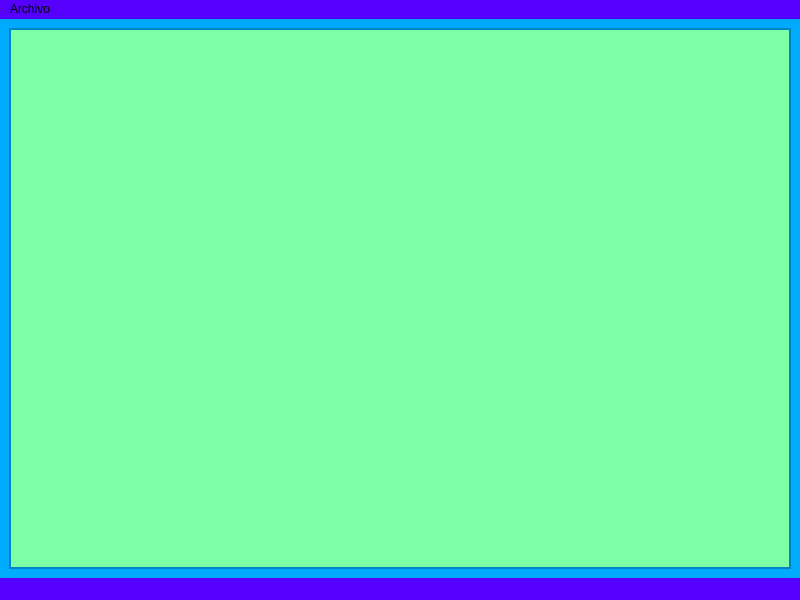
<?xml version="1.0" encoding="UTF-8"?>
<ui version="4.0">
 <class>MainWindow</class>
 <widget class="QMainWindow" name="MainWindow">
  <property name="geometry">
   <rect>
    <x>0</x>
    <y>0</y>
    <width>800</width>
    <height>600</height>
   </rect>
  </property>
  <property name="minimumSize">
   <size>
    <width>800</width>
    <height>600</height>
   </size>
  </property>
  <property name="maximumSize">
   <size>
    <width>800</width>
    <height>600</height>
   </size>
  </property>
  <property name="windowTitle">
   <string>Proyecto Dulceria</string>
  </property>
  <property name="styleSheet">
   <string notr="true">font: 63 9pt &quot;Segoe UI Variable Display Semib&quot;;
background-color: rgb(85, 0, 255);</string>
  </property>
  <widget class="QWidget" name="centralwidget">
   <property name="styleSheet">
    <string notr="true">background-color: rgb(0, 170, 255);</string>
   </property>
   <layout class="QGridLayout" name="gridLayout">
    <item row="0" column="0">
     <widget class="QFrame" name="frame">
      <property name="frameShape">
       <enum>QFrame::StyledPanel</enum>
      </property>
      <property name="frameShadow">
       <enum>QFrame::Raised</enum>
      </property>
      <layout class="QVBoxLayout" name="verticalLayout" stretch="0">
       <property name="spacing">
        <number>0</number>
       </property>
       <property name="leftMargin">
        <number>0</number>
       </property>
       <property name="topMargin">
        <number>0</number>
       </property>
       <property name="rightMargin">
        <number>0</number>
       </property>
       <property name="bottomMargin">
        <number>0</number>
       </property>
       <item>
        <widget class="QFrame" name="frame_3">
         <property name="frameShape">
          <enum>QFrame::StyledPanel</enum>
         </property>
         <property name="frameShadow">
          <enum>QFrame::Raised</enum>
         </property>
         <layout class="QGridLayout" name="gridLayout_2">
          <property name="leftMargin">
           <number>0</number>
          </property>
          <property name="topMargin">
           <number>0</number>
          </property>
          <property name="rightMargin">
           <number>0</number>
          </property>
          <property name="bottomMargin">
           <number>0</number>
          </property>
          <property name="spacing">
           <number>0</number>
          </property>
          <item row="0" column="0">
           <widget class="QStackedWidget" name="stackedWidget">
            <property name="styleSheet">
             <string notr="true">background-color: rgb(197, 233, 255);</string>
            </property>
            <property name="currentIndex">
             <number>1</number>
            </property>
            <widget class="QWidget" name="page">
             <layout class="QGridLayout" name="gridLayout_13">
              <item row="0" column="0">
               <widget class="QFrame" name="frame_11">
                <property name="frameShape">
                 <enum>QFrame::StyledPanel</enum>
                </property>
                <property name="frameShadow">
                 <enum>QFrame::Raised</enum>
                </property>
                <layout class="QVBoxLayout" name="verticalLayout_4">
                 <property name="spacing">
                  <number>0</number>
                 </property>
                 <property name="leftMargin">
                  <number>0</number>
                 </property>
                 <property name="topMargin">
                  <number>0</number>
                 </property>
                 <property name="rightMargin">
                  <number>0</number>
                 </property>
                 <property name="bottomMargin">
                  <number>0</number>
                 </property>
                 <item>
                  <widget class="QFrame" name="frame_12">
                   <property name="frameShape">
                    <enum>QFrame::StyledPanel</enum>
                   </property>
                   <property name="frameShadow">
                    <enum>QFrame::Raised</enum>
                   </property>
                   <layout class="QGridLayout" name="gridLayout_14">
                    <item row="0" column="0">
                     <widget class="QLabel" name="label_10">
                      <property name="font">
                       <font>
                        <family>Segoe UI Variable Display Semib</family>
                        <pointsize>9</pointsize>
                        <weight>7</weight>
                        <italic>false</italic>
                        <bold>false</bold>
                       </font>
                      </property>
                      <property name="text">
                       <string>INICIO DE SESION</string>
                      </property>
                      <property name="alignment">
                       <set>Qt::AlignCenter</set>
                      </property>
                     </widget>
                    </item>
                   </layout>
                  </widget>
                 </item>
                 <item>
                  <widget class="QFrame" name="frame_15">
                   <property name="frameShape">
                    <enum>QFrame::StyledPanel</enum>
                   </property>
                   <property name="frameShadow">
                    <enum>QFrame::Raised</enum>
                   </property>
                   <widget class="QLabel" name="label_11">
                    <property name="geometry">
                     <rect>
                      <x>130</x>
                      <y>50</y>
                      <width>55</width>
                      <height>16</height>
                     </rect>
                    </property>
                    <property name="text">
                     <string>Usuario:</string>
                    </property>
                   </widget>
                   <widget class="QLineEdit" name="txtU">
                    <property name="geometry">
                     <rect>
                      <x>260</x>
                      <y>50</y>
                      <width>221</width>
                      <height>22</height>
                     </rect>
                    </property>
                    <property name="styleSheet">
                     <string notr="true">background-color: rgb(255, 255, 255);</string>
                    </property>
                   </widget>
                  </widget>
                 </item>
                 <item>
                  <widget class="QFrame" name="frame_13">
                   <property name="frameShape">
                    <enum>QFrame::StyledPanel</enum>
                   </property>
                   <property name="frameShadow">
                    <enum>QFrame::Raised</enum>
                   </property>
                   <widget class="QLabel" name="label_12">
                    <property name="geometry">
                     <rect>
                      <x>110</x>
                      <y>60</y>
                      <width>91</width>
                      <height>16</height>
                     </rect>
                    </property>
                    <property name="text">
                     <string>Contraseña:</string>
                    </property>
                   </widget>
                   <widget class="QLineEdit" name="txtC">
                    <property name="geometry">
                     <rect>
                      <x>260</x>
                      <y>60</y>
                      <width>221</width>
                      <height>22</height>
                     </rect>
                    </property>
                    <property name="styleSheet">
                     <string notr="true">background-color: rgb(255, 255, 255);</string>
                    </property>
                   </widget>
                  </widget>
                 </item>
                 <item>
                  <widget class="QFrame" name="frame_14">
                   <property name="frameShape">
                    <enum>QFrame::StyledPanel</enum>
                   </property>
                   <property name="frameShadow">
                    <enum>QFrame::Raised</enum>
                   </property>
                   <layout class="QGridLayout" name="gridLayout_15">
                    <item row="0" column="0">
                     <widget class="QPushButton" name="btnIngresar">
                      <property name="styleSheet">
                       <string notr="true">background-color: rgb(195, 135, 255);</string>
                      </property>
                      <property name="text">
                       <string>Ingresar</string>
                      </property>
                     </widget>
                    </item>
                    <item row="0" column="1">
                     <widget class="QPushButton" name="btnSalirlogin">
                      <property name="styleSheet">
                       <string notr="true">background-color: rgb(195, 135, 255);</string>
                      </property>
                      <property name="text">
                       <string>Salir</string>
                      </property>
                     </widget>
                    </item>
                   </layout>
                  </widget>
                 </item>
                </layout>
               </widget>
              </item>
             </layout>
            </widget>
            <widget class="QWidget" name="pageMenu">
             <property name="styleSheet">
              <string notr="true">background-color: rgb(125, 255, 168);</string>
             </property>
             <layout class="QGridLayout" name="gridLayout_6">
              <property name="leftMargin">
               <number>0</number>
              </property>
              <property name="topMargin">
               <number>0</number>
              </property>
              <property name="rightMargin">
               <number>0</number>
              </property>
              <property name="bottomMargin">
               <number>0</number>
              </property>
              <property name="spacing">
               <number>0</number>
              </property>
              <item row="0" column="0">
               <widget class="QLabel" name="label_9">
                <property name="text">
                 <string/>
                </property>
                <property name="pixmap">
                 <pixmap>Dulceria.jpg</pixmap>
                </property>
                <property name="scaledContents">
                 <bool>true</bool>
                </property>
               </widget>
              </item>
             </layout>
            </widget>
            <widget class="QWidget" name="pageUsuarios">
             <layout class="QGridLayout" name="gridLayout_3">
              <property name="leftMargin">
               <number>0</number>
              </property>
              <property name="topMargin">
               <number>0</number>
              </property>
              <property name="rightMargin">
               <number>0</number>
              </property>
              <property name="bottomMargin">
               <number>0</number>
              </property>
              <property name="spacing">
               <number>0</number>
              </property>
              <item row="1" column="0">
               <widget class="QFrame" name="frame_4">
                <property name="styleSheet">
                 <string notr="true">background-color: rgb(170, 255, 255);</string>
                </property>
                <property name="frameShape">
                 <enum>QFrame::StyledPanel</enum>
                </property>
                <property name="frameShadow">
                 <enum>QFrame::Raised</enum>
                </property>
                <layout class="QGridLayout" name="gridLayout_5">
                 <item row="0" column="0">
                  <widget class="QTableWidget" name="tableWidget">
                   <column>
                    <property name="text">
                     <string>ID</string>
                    </property>
                   </column>
                   <column>
                    <property name="text">
                     <string>Usuario</string>
                    </property>
                   </column>
                   <column>
                    <property name="text">
                     <string>Password</string>
                    </property>
                   </column>
                  </widget>
                 </item>
                </layout>
               </widget>
              </item>
              <item row="0" column="0">
               <widget class="QFrame" name="frame_2">
                <property name="styleSheet">
                 <string notr="true">
background-color: rgb(170, 255, 255);</string>
                </property>
                <property name="frameShape">
                 <enum>QFrame::StyledPanel</enum>
                </property>
                <property name="frameShadow">
                 <enum>QFrame::Raised</enum>
                </property>
                <layout class="QGridLayout" name="gridLayout_4">
                 <item row="2" column="2">
                  <widget class="QPushButton" name="btnModificar">
                   <property name="styleSheet">
                    <string notr="true">background-color: rgb(170, 255, 127);
</string>
                   </property>
                   <property name="text">
                    <string>Modificar</string>
                   </property>
                  </widget>
                 </item>
                 <item row="3" column="0">
                  <widget class="QPushButton" name="btnSeleccionar">
                   <property name="styleSheet">
                    <string notr="true">background-color: rgb(170, 255, 127);</string>
                   </property>
                   <property name="text">
                    <string>Seleccionar</string>
                   </property>
                  </widget>
                 </item>
                 <item row="0" column="0">
                  <widget class="QLabel" name="label">
                   <property name="text">
                    <string>Usuario:</string>
                   </property>
                   <property name="alignment">
                    <set>Qt::AlignCenter</set>
                   </property>
                  </widget>
                 </item>
                 <item row="1" column="1" colspan="2">
                  <widget class="QLineEdit" name="txtPassword">
                   <property name="sizePolicy">
                    <sizepolicy hsizetype="Preferred" vsizetype="Fixed">
                     <horstretch>0</horstretch>
                     <verstretch>0</verstretch>
                    </sizepolicy>
                   </property>
                  </widget>
                 </item>
                 <item row="2" column="0">
                  <widget class="QPushButton" name="btnGuardar">
                   <property name="styleSheet">
                    <string notr="true">background-color: rgb(170, 255, 127);</string>
                   </property>
                   <property name="text">
                    <string>Guardar</string>
                   </property>
                  </widget>
                 </item>
                 <item row="1" column="0">
                  <widget class="QLabel" name="label_2">
                   <property name="text">
                    <string>Password:</string>
                   </property>
                   <property name="alignment">
                    <set>Qt::AlignCenter</set>
                   </property>
                  </widget>
                 </item>
                 <item row="0" column="1" colspan="2">
                  <widget class="QLineEdit" name="txtUsuario">
                   <property name="sizePolicy">
                    <sizepolicy hsizetype="Preferred" vsizetype="Fixed">
                     <horstretch>0</horstretch>
                     <verstretch>0</verstretch>
                    </sizepolicy>
                   </property>
                  </widget>
                 </item>
                 <item row="3" column="2">
                  <widget class="QPushButton" name="btnEliminar">
                   <property name="styleSheet">
                    <string notr="true">background-color: rgb(170, 255, 127);</string>
                   </property>
                   <property name="text">
                    <string>Eliminar</string>
                   </property>
                  </widget>
                 </item>
                 <item row="2" column="1">
                  <widget class="QPushButton" name="btnPdfusuario">
                   <property name="styleSheet">
                    <string notr="true">background-color: rgb(170, 255, 127);</string>
                   </property>
                   <property name="text">
                    <string>Excel</string>
                   </property>
                  </widget>
                 </item>
                </layout>
               </widget>
              </item>
             </layout>
            </widget>
            <widget class="QWidget" name="pageClientes">
             <layout class="QGridLayout" name="gridLayout_7">
              <property name="leftMargin">
               <number>0</number>
              </property>
              <property name="topMargin">
               <number>0</number>
              </property>
              <property name="rightMargin">
               <number>0</number>
              </property>
              <property name="bottomMargin">
               <number>0</number>
              </property>
              <property name="spacing">
               <number>0</number>
              </property>
              <item row="0" column="0">
               <widget class="QFrame" name="frame_5">
                <property name="frameShape">
                 <enum>QFrame::StyledPanel</enum>
                </property>
                <property name="frameShadow">
                 <enum>QFrame::Raised</enum>
                </property>
                <layout class="QVBoxLayout" name="verticalLayout_2" stretch="3,4">
                 <property name="spacing">
                  <number>0</number>
                 </property>
                 <property name="leftMargin">
                  <number>0</number>
                 </property>
                 <property name="topMargin">
                  <number>0</number>
                 </property>
                 <property name="rightMargin">
                  <number>0</number>
                 </property>
                 <property name="bottomMargin">
                  <number>0</number>
                 </property>
                 <item>
                  <widget class="QFrame" name="frame_6">
                   <property name="styleSheet">
                    <string notr="true">background-color: rgb(255, 162, 243);</string>
                   </property>
                   <property name="frameShape">
                    <enum>QFrame::StyledPanel</enum>
                   </property>
                   <property name="frameShadow">
                    <enum>QFrame::Raised</enum>
                   </property>
                   <layout class="QGridLayout" name="gridLayout_9">
                    <item row="0" column="0">
                     <widget class="QLabel" name="label_3">
                      <property name="text">
                       <string>Nombre:</string>
                      </property>
                      <property name="alignment">
                       <set>Qt::AlignCenter</set>
                      </property>
                     </widget>
                    </item>
                    <item row="5" column="0">
                     <widget class="QPushButton" name="btnModificarclientes">
                      <property name="text">
                       <string>Modificar</string>
                      </property>
                     </widget>
                    </item>
                    <item row="1" column="0">
                     <widget class="QLabel" name="label_4">
                      <property name="text">
                       <string>Telefono:</string>
                      </property>
                      <property name="alignment">
                       <set>Qt::AlignCenter</set>
                      </property>
                     </widget>
                    </item>
                    <item row="3" column="0">
                     <widget class="QPushButton" name="btnGuardarclientes">
                      <property name="text">
                       <string>Guardar</string>
                      </property>
                     </widget>
                    </item>
                    <item row="3" column="2">
                     <widget class="QPushButton" name="btnEliminarclientes">
                      <property name="text">
                       <string>Eliminar</string>
                      </property>
                     </widget>
                    </item>
                    <item row="2" column="0">
                     <widget class="QLabel" name="label_5">
                      <property name="text">
                       <string>Direccion:</string>
                      </property>
                      <property name="alignment">
                       <set>Qt::AlignCenter</set>
                      </property>
                     </widget>
                    </item>
                    <item row="5" column="2">
                     <widget class="QPushButton" name="btnSeleccionarclientes">
                      <property name="text">
                       <string>Seleccionar</string>
                      </property>
                     </widget>
                    </item>
                    <item row="3" column="1">
                     <widget class="QPushButton" name="btnPdfcliente">
                      <property name="text">
                       <string>Excel</string>
                      </property>
                     </widget>
                    </item>
                    <item row="0" column="1" colspan="2">
                     <widget class="QLineEdit" name="txtNombre">
                      <property name="sizePolicy">
                       <sizepolicy hsizetype="Preferred" vsizetype="Fixed">
                        <horstretch>0</horstretch>
                        <verstretch>0</verstretch>
                       </sizepolicy>
                      </property>
                     </widget>
                    </item>
                    <item row="1" column="1" colspan="2">
                     <widget class="QLineEdit" name="txtTelefono">
                      <property name="sizePolicy">
                       <sizepolicy hsizetype="Preferred" vsizetype="Fixed">
                        <horstretch>0</horstretch>
                        <verstretch>0</verstretch>
                       </sizepolicy>
                      </property>
                     </widget>
                    </item>
                    <item row="2" column="1" colspan="2">
                     <widget class="QLineEdit" name="txtDireccion">
                      <property name="sizePolicy">
                       <sizepolicy hsizetype="Preferred" vsizetype="Fixed">
                        <horstretch>0</horstretch>
                        <verstretch>0</verstretch>
                       </sizepolicy>
                      </property>
                     </widget>
                    </item>
                   </layout>
                  </widget>
                 </item>
                 <item>
                  <widget class="QFrame" name="frame_7">
                   <property name="styleSheet">
                    <string notr="true">background-color: rgb(255, 162, 243);</string>
                   </property>
                   <property name="frameShape">
                    <enum>QFrame::StyledPanel</enum>
                   </property>
                   <property name="frameShadow">
                    <enum>QFrame::Raised</enum>
                   </property>
                   <layout class="QGridLayout" name="gridLayout_8">
                    <item row="0" column="0">
                     <widget class="QTableWidget" name="tableClientes">
                      <column>
                       <property name="text">
                        <string>ID</string>
                       </property>
                      </column>
                      <column>
                       <property name="text">
                        <string>Nombre</string>
                       </property>
                      </column>
                      <column>
                       <property name="text">
                        <string>Telefono</string>
                       </property>
                      </column>
                      <column>
                       <property name="text">
                        <string>Direccion</string>
                       </property>
                      </column>
                     </widget>
                    </item>
                   </layout>
                  </widget>
                 </item>
                </layout>
               </widget>
              </item>
             </layout>
            </widget>
            <widget class="QWidget" name="pageProveedores">
             <layout class="QGridLayout" name="gridLayout_10">
              <property name="leftMargin">
               <number>0</number>
              </property>
              <property name="topMargin">
               <number>0</number>
              </property>
              <property name="rightMargin">
               <number>0</number>
              </property>
              <property name="bottomMargin">
               <number>0</number>
              </property>
              <property name="spacing">
               <number>0</number>
              </property>
              <item row="0" column="0">
               <widget class="QFrame" name="frame_8">
                <property name="frameShape">
                 <enum>QFrame::StyledPanel</enum>
                </property>
                <property name="frameShadow">
                 <enum>QFrame::Raised</enum>
                </property>
                <layout class="QVBoxLayout" name="verticalLayout_3" stretch="2,4">
                 <property name="spacing">
                  <number>0</number>
                 </property>
                 <property name="leftMargin">
                  <number>0</number>
                 </property>
                 <property name="topMargin">
                  <number>0</number>
                 </property>
                 <property name="rightMargin">
                  <number>0</number>
                 </property>
                 <property name="bottomMargin">
                  <number>0</number>
                 </property>
                 <item>
                  <widget class="QFrame" name="frame_9">
                   <property name="styleSheet">
                    <string notr="true">background-color: rgb(255, 215, 121);</string>
                   </property>
                   <property name="frameShape">
                    <enum>QFrame::StyledPanel</enum>
                   </property>
                   <property name="frameShadow">
                    <enum>QFrame::Raised</enum>
                   </property>
                   <layout class="QGridLayout" name="gridLayout_12">
                    <item row="3" column="0">
                     <widget class="QPushButton" name="btnGuardarproveedor">
                      <property name="text">
                       <string>Guardar</string>
                      </property>
                     </widget>
                    </item>
                    <item row="2" column="0">
                     <widget class="QLabel" name="label_8">
                      <property name="text">
                       <string>Empresa:</string>
                      </property>
                      <property name="alignment">
                       <set>Qt::AlignCenter</set>
                      </property>
                     </widget>
                    </item>
                    <item row="3" column="2">
                     <widget class="QPushButton" name="btnEliminarproveedor">
                      <property name="text">
                       <string>Eliminar</string>
                      </property>
                     </widget>
                    </item>
                    <item row="1" column="0">
                     <widget class="QLabel" name="label_7">
                      <property name="text">
                       <string>Telefono:</string>
                      </property>
                      <property name="alignment">
                       <set>Qt::AlignCenter</set>
                      </property>
                     </widget>
                    </item>
                    <item row="0" column="1" colspan="2">
                     <widget class="QLineEdit" name="txtNombreproveedor">
                      <property name="sizePolicy">
                       <sizepolicy hsizetype="Preferred" vsizetype="Fixed">
                        <horstretch>0</horstretch>
                        <verstretch>0</verstretch>
                       </sizepolicy>
                      </property>
                     </widget>
                    </item>
                    <item row="2" column="1" colspan="2">
                     <widget class="QLineEdit" name="txtEmpresa">
                      <property name="sizePolicy">
                       <sizepolicy hsizetype="Preferred" vsizetype="Fixed">
                        <horstretch>0</horstretch>
                        <verstretch>0</verstretch>
                       </sizepolicy>
                      </property>
                     </widget>
                    </item>
                    <item row="0" column="0">
                     <widget class="QLabel" name="label_6">
                      <property name="text">
                       <string>Nombre del proveedor:</string>
                      </property>
                      <property name="alignment">
                       <set>Qt::AlignCenter</set>
                      </property>
                     </widget>
                    </item>
                    <item row="1" column="1" colspan="2">
                     <widget class="QLineEdit" name="txtTelefonoproveedor">
                      <property name="sizePolicy">
                       <sizepolicy hsizetype="Preferred" vsizetype="Fixed">
                        <horstretch>0</horstretch>
                        <verstretch>0</verstretch>
                       </sizepolicy>
                      </property>
                     </widget>
                    </item>
                    <item row="4" column="0">
                     <widget class="QPushButton" name="btnSeleccionarproveedor">
                      <property name="text">
                       <string>Seleccionar</string>
                      </property>
                     </widget>
                    </item>
                    <item row="4" column="2">
                     <widget class="QPushButton" name="btnModificarproveedor">
                      <property name="text">
                       <string>Modificar</string>
                      </property>
                     </widget>
                    </item>
                    <item row="3" column="1">
                     <widget class="QPushButton" name="btnPdfproveedor">
                      <property name="text">
                       <string>Excel</string>
                      </property>
                     </widget>
                    </item>
                   </layout>
                  </widget>
                 </item>
                 <item>
                  <widget class="QFrame" name="frame_10">
                   <property name="styleSheet">
                    <string notr="true">background-color: rgb(255, 215, 121);</string>
                   </property>
                   <property name="frameShape">
                    <enum>QFrame::StyledPanel</enum>
                   </property>
                   <property name="frameShadow">
                    <enum>QFrame::Raised</enum>
                   </property>
                   <layout class="QGridLayout" name="gridLayout_11">
                    <item row="0" column="0">
                     <widget class="QTableWidget" name="tableProveedor">
                      <column>
                       <property name="text">
                        <string>ID</string>
                       </property>
                      </column>
                      <column>
                       <property name="text">
                        <string>Nombre</string>
                       </property>
                      </column>
                      <column>
                       <property name="text">
                        <string>Telefono</string>
                       </property>
                      </column>
                      <column>
                       <property name="text">
                        <string>Empresa</string>
                       </property>
                      </column>
                      <column>
                       <property name="text">
                        <string/>
                       </property>
                      </column>
                     </widget>
                    </item>
                   </layout>
                  </widget>
                 </item>
                </layout>
               </widget>
              </item>
             </layout>
            </widget>
            <widget class="QWidget" name="pageProductos">
             <layout class="QGridLayout" name="gridLayout_16">
              <item row="0" column="0">
               <widget class="QFrame" name="frame_16">
                <property name="frameShape">
                 <enum>QFrame::StyledPanel</enum>
                </property>
                <property name="frameShadow">
                 <enum>QFrame::Raised</enum>
                </property>
                <layout class="QGridLayout" name="gridLayout_17">
                 <property name="leftMargin">
                  <number>0</number>
                 </property>
                 <property name="topMargin">
                  <number>0</number>
                 </property>
                 <property name="rightMargin">
                  <number>0</number>
                 </property>
                 <property name="bottomMargin">
                  <number>0</number>
                 </property>
                 <property name="spacing">
                  <number>0</number>
                 </property>
                 <item row="0" column="0">
                  <widget class="QFrame" name="frame_17">
                   <property name="frameShape">
                    <enum>QFrame::StyledPanel</enum>
                   </property>
                   <property name="frameShadow">
                    <enum>QFrame::Raised</enum>
                   </property>
                   <layout class="QGridLayout" name="gridLayout_18">
                    <item row="4" column="2">
                     <widget class="QPushButton" name="btnModificarproducto">
                      <property name="text">
                       <string>Modificar</string>
                      </property>
                     </widget>
                    </item>
                    <item row="2" column="1" colspan="2">
                     <widget class="QLineEdit" name="txtMarca">
                      <property name="sizePolicy">
                       <sizepolicy hsizetype="Preferred" vsizetype="Fixed">
                        <horstretch>0</horstretch>
                        <verstretch>0</verstretch>
                       </sizepolicy>
                      </property>
                     </widget>
                    </item>
                    <item row="3" column="0">
                     <widget class="QPushButton" name="btnGuardarproducto">
                      <property name="text">
                       <string>Guardar</string>
                      </property>
                     </widget>
                    </item>
                    <item row="0" column="0">
                     <widget class="QLabel" name="label_13">
                      <property name="text">
                       <string>Producto:</string>
                      </property>
                      <property name="alignment">
                       <set>Qt::AlignCenter</set>
                      </property>
                     </widget>
                    </item>
                    <item row="2" column="0">
                     <widget class="QLabel" name="label_14">
                      <property name="text">
                       <string>Marca:</string>
                      </property>
                      <property name="alignment">
                       <set>Qt::AlignCenter</set>
                      </property>
                     </widget>
                    </item>
                    <item row="1" column="0">
                     <widget class="QLabel" name="label_16">
                      <property name="text">
                       <string>Stock:</string>
                      </property>
                      <property name="alignment">
                       <set>Qt::AlignCenter</set>
                      </property>
                     </widget>
                    </item>
                    <item row="1" column="1" colspan="2">
                     <widget class="QLineEdit" name="btnStock">
                      <property name="sizePolicy">
                       <sizepolicy hsizetype="Preferred" vsizetype="Fixed">
                        <horstretch>0</horstretch>
                        <verstretch>0</verstretch>
                       </sizepolicy>
                      </property>
                     </widget>
                    </item>
                    <item row="0" column="1" colspan="2">
                     <widget class="QLineEdit" name="txtProducto">
                      <property name="sizePolicy">
                       <sizepolicy hsizetype="Preferred" vsizetype="Fixed">
                        <horstretch>0</horstretch>
                        <verstretch>0</verstretch>
                       </sizepolicy>
                      </property>
                     </widget>
                    </item>
                    <item row="3" column="2">
                     <widget class="QPushButton" name="btnEliminarproducto">
                      <property name="text">
                       <string>Eliminar</string>
                      </property>
                     </widget>
                    </item>
                    <item row="3" column="1">
                     <widget class="QPushButton" name="btnPdfproducto">
                      <property name="text">
                       <string>Excel</string>
                      </property>
                     </widget>
                    </item>
                    <item row="4" column="0">
                     <widget class="QPushButton" name="btnSeleccionarproducto">
                      <property name="text">
                       <string>Selecionar</string>
                      </property>
                     </widget>
                    </item>
                   </layout>
                  </widget>
                 </item>
                 <item row="1" column="0">
                  <widget class="QFrame" name="frame_18">
                   <property name="frameShape">
                    <enum>QFrame::StyledPanel</enum>
                   </property>
                   <property name="frameShadow">
                    <enum>QFrame::Raised</enum>
                   </property>
                   <widget class="QTableWidget" name="tableProductos">
                    <property name="geometry">
                     <rect>
                      <x>0</x>
                      <y>1</y>
                      <width>721</width>
                      <height>231</height>
                     </rect>
                    </property>
                    <column>
                     <property name="text">
                      <string>ID</string>
                     </property>
                    </column>
                    <column>
                     <property name="text">
                      <string>Producto</string>
                     </property>
                    </column>
                    <column>
                     <property name="text">
                      <string>Stock</string>
                     </property>
                    </column>
                    <column>
                     <property name="text">
                      <string>Marca</string>
                     </property>
                    </column>
                   </widget>
                  </widget>
                 </item>
                </layout>
               </widget>
              </item>
             </layout>
            </widget>
           </widget>
          </item>
         </layout>
        </widget>
       </item>
      </layout>
     </widget>
    </item>
   </layout>
  </widget>
  <widget class="QMenuBar" name="menubar">
   <property name="geometry">
    <rect>
     <x>0</x>
     <y>0</y>
     <width>800</width>
     <height>26</height>
    </rect>
   </property>
   <widget class="QMenu" name="menuArchivo">
    <property name="title">
     <string>Archivo</string>
    </property>
    <addaction name="mnuAMenu"/>
    <addaction name="mnuAUsuarios"/>
    <addaction name="mnuAClientes"/>
    <addaction name="mnuAProveedores"/>
    <addaction name="mnuAProductos"/>
    <addaction name="mnuASalir"/>
   </widget>
   <addaction name="menuArchivo"/>
  </widget>
  <widget class="QStatusBar" name="statusbar"/>
  <action name="mnuAMenu">
   <property name="text">
    <string>Menu Principal</string>
   </property>
  </action>
  <action name="mnuAUsuarios">
   <property name="text">
    <string>Usuarios</string>
   </property>
  </action>
  <action name="mnuAClientes">
   <property name="text">
    <string>Clientes</string>
   </property>
  </action>
  <action name="mnuAProveedores">
   <property name="text">
    <string>Proveedores</string>
   </property>
  </action>
  <action name="mnuASalir">
   <property name="text">
    <string>Salir</string>
   </property>
  </action>
  <action name="mnuAProductos">
   <property name="text">
    <string>Productos</string>
   </property>
  </action>
 </widget>
 <resources/>
 <connections/>
</ui>
